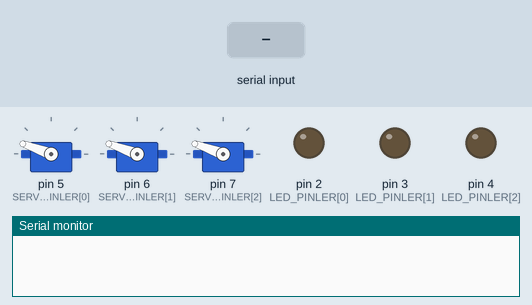
Simulated run of this sketch. Board: Arduino Uno, built with avr-gcc and run on an emulated ATmega328P. On the bench: 3 × servo, output pins drawn as LEDs (lit = HIGH), the last lines printed to the serial monitor. Inputs (shaded band) come from the test bench.

Above: at 1.2 s.
1.3 s: "KADRAN?\n" received over Serial
2.8 s: "1,90,45\n" received over Serial
At 2.99 s:
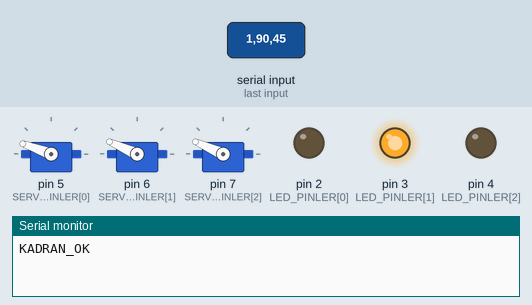
At 10.6 s:
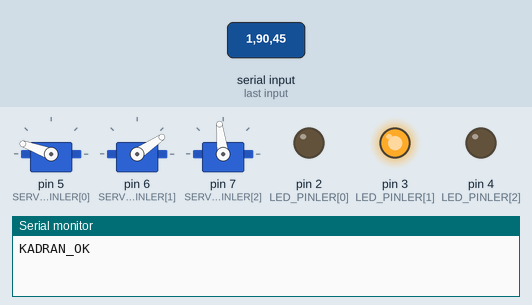
Timing chart, 0 to 12.1 s (numbered marks = the images above; inputs shaded):
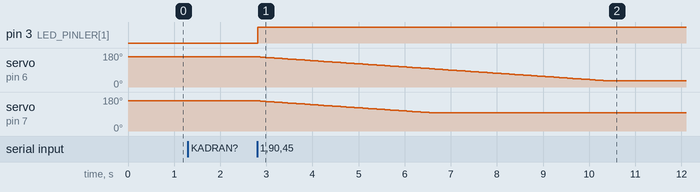

The sketch:

pc_gauge_cluster.ino
```cpp
#include <Servo.h>
#include <stdlib.h>
#include <string.h>

// Üç servo: CPU yükü D5, RAM kullanımı D6, GPU yükü D7
Servo servolar[3];
const byte SERVO_PINLER[3] = {5, 6, 7};

// Yük göstergesi LED'leri: CPU D2, RAM D3, GPU D4
const byte LED_PINLER[3] = {2, 3, 4};
const float LED_ESIK_YUZDESI = 90.0;

// Veri sırası: CPU yükü, RAM kullanımı, GPU yükü
const byte CPU_YUK = 0;
const byte RAM_KULLANIMI = 1;
const byte GPU_YUK = 2;

// Satır tamponu
char satir[32];
byte satirUzunluk = 0;
bool kimlikDogrulandi = false;

// Ölçümler: her geçerli seri paketindeki son değerler
int hamDeger[3] = {0, 0, 0};
float filtreliDeger[3] = {0.0, 0.0, 0.0};
bool yeniVeriVar = false;
bool ilkOlcum = true;

// Her kadranın servo durumu
float mevcutAci[3] = {160.0, 160.0, 160.0};
float hedefAci[3] = {160.0, 160.0, 160.0};
int sonKademe[3] = {-1, -1, -1};
int sonServoKomutu[3] = {-1, -1, -1};

// Zamanlama
unsigned long oncekiHareketZamani = 0;
const unsigned long HAREKET_ARALIGI = 60;  // Yaklaşık 16.7 derece/saniye

// Her yeni seri paketi başına tek, sabit filtre katsayısı.
// Filtre yalnızca yeni ölçüm geldiğinde güncellenir; aynı değer 50 ms'de bir tekrar işlenmez.
const float FILTRE_KATSAYISI = 0.20;

// Açı sınırları ve ölü bölge
const int ACI_MIN = 20;
const int ACI_MAX = 160;
const float ACI_OLU_BOLGE = 2.0;

// Gösterge aralıkları: CPU yükü, RAM kullanımı ve GPU yükü %0-100.
const int DEGER_MIN[3] = {0, 0, 0};
const int DEGER_MAX[3] = {100, 100, 100};

void satiriIsle() {
  satir[satirUzunluk] = '\0';

  if (satirUzunluk == 0) return;

  if (strcmp(satir, "KADRAN?") == 0) {
    kimlikDogrulandi = true;
    Serial.println("KADRAN_OK");
    return;
  }

  if (!kimlikDogrulandi) return;

  // Beklenen format: cpu_yuk,ram_kullanimi,gpu_yuk
  int degerler[3];
  byte alan = 0;
  char *parca = strtok(satir, ",");

  while (parca != NULL && alan < 3) {
    // Alanın yalnızca rakamlardan oluştuğunu doğrula.
    if (*parca == '\0') return;
    for (byte i = 0; parca[i] != '\0'; i++) {
      if (parca[i] < '0' || parca[i] > '9') return;
    }

    degerler[alan] = atoi(parca);
    alan++;
    parca = strtok(NULL, ",");
  }

  // Tam olarak üç alan bulunmalı.
  if (alan != 3 || parca != NULL) return;

  // Her ölçüm kendi aralığında olmalı.
  if (degerler[CPU_YUK] < 0 || degerler[CPU_YUK] > 100) return;
  if (degerler[RAM_KULLANIMI] < 0 || degerler[RAM_KULLANIMI] > 100) return;
  if (degerler[GPU_YUK] < 0 || degerler[GPU_YUK] > 100) return;

  // Üç göstergenin ham değerlerini aynı şekilde al.
  // Kısa süreli sıçramaları filtre, yüzde kademeleri ve servo hız sınırı yumuşatır.
  for (byte i = 0; i < 3; i++) {
    hamDeger[i] = degerler[i];
  }
  yeniVeriVar = true;
}

void setup() {
  Serial.begin(9600);

  for (byte i = 0; i < 3; i++) {
    servolar[i].attach(SERVO_PINLER[i]);
    servolar[i].write(ACI_MAX);

    pinMode(LED_PINLER[i], OUTPUT);
    digitalWrite(LED_PINLER[i], LOW);
  }
}

void loop() {
  // Seri veriyi satır satır oku.
  while (Serial.available() > 0) {
    char c = Serial.read();

    if (c == '\n' || c == '\r') {
      satiriIsle();
      satirUzunluk = 0;
    } else if (satirUzunluk < sizeof(satir) - 1) {
      satir[satirUzunluk++] = c;
    } else {
      // Çok uzun satırı at.
      satirUzunluk = 0;
    }
  }

  if (!kimlikDogrulandi) return;

  // Filtreyi yalnızca yeni ölçüm paketi geldiğinde güncelle.
  // Böylece aynı ham değer her 50 ms'de tekrar tekrar filtrelenmez.
  if (yeniVeriVar) {
    yeniVeriVar = false;

    for (byte i = 0; i < 3; i++) {
      // İlk pakette ibreleri gerçek ölçüme yaklaştır; sonraki paketlerde yumuşat.
      if (ilkOlcum) {
        filtreliDeger[i] = hamDeger[i];
      } else {
        // CPU, RAM ve GPU aynı sabit katsayıyla filtrelenir.
        filtreliDeger[i] +=
            (hamDeger[i] - filtreliDeger[i]) * FILTRE_KATSAYISI;
      }
      filtreliDeger[i] = constrain(filtreliDeger[i],
                                   DEGER_MIN[i], DEGER_MAX[i]);

      // İlgili LED, filtrelenmiş kullanım %90 veya üzerindeyse yanar.
      digitalWrite(LED_PINLER[i],
                   filtreliDeger[i] >= LED_ESIK_YUZDESI ? HIGH : LOW);

      // Yüzdeyi 5'lik kademelerle açıya çevir. Her kademe yeni hedef açısı belirler.
      float yuzde = filtreliDeger[i];
      if (yuzde < 0.0) yuzde = 0.0;
      if (yuzde > 100.0) yuzde = 100.0;
      int kademe = (int)(yuzde / 5.0);
      if (kademe > 20) kademe = 20;
      if (kademe != sonKademe[i]) {
        hedefAci[i] = map(kademe, 0, 20, ACI_MAX, ACI_MIN);
        sonKademe[i] = kademe;
      }

    }
    ilkOlcum = false;
  }

  // Üç servoyu ayrı durumlarıyla kademeli hareket ettir.
  if (millis() - oncekiHareketZamani >= HAREKET_ARALIGI) {
    oncekiHareketZamani = millis();

    for (byte i = 0; i < 3; i++) {
      float fark = hedefAci[i] - mevcutAci[i];

      if (fark >= ACI_OLU_BOLGE) {
        mevcutAci[i] += 1.0;
      } else if (fark <= -ACI_OLU_BOLGE) {
        mevcutAci[i] -= 1.0;
      } else {
        mevcutAci[i] = hedefAci[i];
      }

      mevcutAci[i] = constrain(mevcutAci[i], ACI_MIN, ACI_MAX);
      int komut = (int)(mevcutAci[i] + 0.5);

      if (komut != sonServoKomutu[i]) {
        servolar[i].write(komut);
        sonServoKomutu[i] = komut;
      }
    }
  }
}
```

Measured:
- after the input at 2.8 s, pin 3 (LED_PINLER[1]): LOW → HIGH at once; servo on pin 6 (SERVO_PINLER[1]): moves from 160° to 34° over 7.5 s, starting at once; servo on pin 7 (SERVO_PINLER[2]): moves from 160° to 97° over 3.7 s, starting at once
